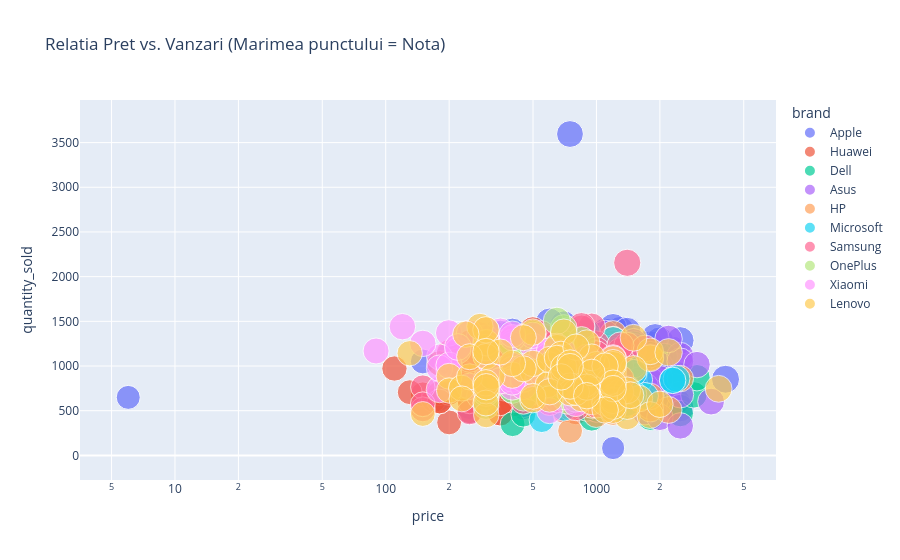

This figure's notebook cell:
### Code cell
# Pret vs. Vanzari (Scatter Plot)
fig_scatter = px.scatter(df_focus, x='price', y='quantity_sold', 
                    color='brand', size='rating', 
                    hover_name='product_name', 
                    title='Relatia Pret vs. Vanzari (Marimea punctului = Nota)',
                    log_x=True)
fig_scatter.show()

### Figure 1 — Plotly figure (JSON) as saved in the notebook; plotly's stock layout.template omitted (floating-point values rounded to 4 significant figures; data arrays with more than 128 entries replaced by an {"elided": "..."} marker saying what was removed)
{"data": [{"hovertemplate": "<b>%{hovertext}</b><br><br>brand=Apple<br>price=%{x}<br>quantity_sold=%{y}<br>rating=%{marker.size}<extra></extra>", "hovertext": {"elided": "132 str values"}, "legendgroup": "Apple", "marker": {"color": "#636efa", "size": {"elided": "132 float values"}, "sizemode": "area", "sizeref": 0.02425, "symbol": "circle"}, "mode": "markers", "name": "Apple", "orientation": "v", "showlegend": true, "type": "scatter", "x": {"elided": "132 float values"}, "xaxis": "x", "y": {"elided": "132 float values"}, "yaxis": "y"}, {"hovertemplate": "<b>%{hovertext}</b><br><br>brand=Huawei<br>price=%{x}<br>quantity_sold=%{y}<br>rating=%{marker.size}<extra></extra>", "hovertext": ["Mate 40 (256GB, Orange)", "MediaPad T5 (64GB, Brown)", "MatePad T10s (512GB, Yellow)", "P30 Pro (64GB, Brown)", "MatePad Pro 12.6 (128GB, White)", "MediaPad T5 (512GB, Yellow)", "MediaPad T5 (512GB, Purple)", "MediaPad M6 (64GB, Green)", "P20 (256GB, Blue)", "P40 Pro (512GB, Brown)", "P20 Pro (64GB, White)", "Mate 20 (1TB, Gray)", "P20 (512GB, Black)", "P20 Pro (128GB, White)", "MediaPad M6 (1TB, Brown)", "P40 (64GB, Orange)", "P40 Pro (256GB, Red)", "P30 (64GB, Gray)", "MatePad Pro 12.6 (1TB, Yellow)", "MatePad 11 (512GB, Blue)", "P30 Pro (128GB, Orange)", "MatePad T10 (64GB, Blue)", "Mate 40 (1TB, Black)", "P40 Pro (1TB, Brown)", "MatePad T8 (512GB, Red)", "MatePad T8 (256GB, Green)", "P20 (512GB, Purple)", "P30 (128GB, Purple)", "P30 (512GB, Brown)", "MatePad T8 (256GB, Gray)", "MediaPad M6 (1TB, White)", "MatePad T10s (128GB, Gray)", "Mate 40 (256GB, Brown)", "P20 (64GB, Green)", "P20 Pro (128GB, Orange)", "MediaPad T5 (128GB, Orange)", "MatePad T8 (1TB, Black)", "MatePad T10s (1TB, Gray)", "MatePad Pro (64GB, Blue)", "Mate 20 (256GB, Green)", "Mate 30 (512GB, White)", "MediaPad M5 (128GB, Red)", "MatePad Pro (128GB, Green)", "P30 Pro (512GB, Green)", "Mate 20 (128GB, White)", "MatePad Pro 12.6 (1TB, Green)", "MatePad Pro (64GB, Orange)", "Nova 9 (256GB, Orange)", "MatePad T10 (64GB, Red)", "MatePad 11 (1TB, Green)", "MediaPad M5 (64GB, Black)", "Mate 40 (64GB, Brown)", "P30 (1TB, Green)", "MatePad 11 (128GB, Green)", "MatePad T10 (512GB, Purple)", "MatePad Paper (512GB, Brown)", "MatePad 11 (64GB, Brown)", "P40 (256GB, Green)", "P40 (256GB, Purple)", "MatePad Paper (64GB, Orange)", "MatePad 11 (512GB, Yellow)", "Mate 30 (128GB, Brown)", "P40 Pro (128GB, Black)", "MediaPad M5 (256GB, Black)", "MatePad Paper (256GB, Yellow)", "Nova 9 (1TB, Yellow)", "Nova 9 (128GB, Blue)", "Nova 9 (512GB, Purple)", "MatePad T10s (256GB, Blue)", "MatePad Pro (64GB, Black)", "MatePad T8 (512GB, Blue)", "P30 Pro (1TB, Yellow)", "Mate 20 (1TB, White)", "P20 Pro (256GB, Gray)", "MediaPad M6 (64GB, Purple)", "Mate 30 (1TB, Red)", "Mate 30 (64GB, Gray)", "P40 (1TB, Blue)", "P20 (128GB, Purple)", "Mate 30 (1TB, White)", "MediaPad M5 (64GB, Brown)", "P30 Pro (1TB, Green)", "P20 (128GB, Purple)", "P20 Pro (1TB, Black)", "Nova 9 (64GB, Yellow)", "MatePad Paper (128GB, Green)", "MatePad Pro 12.6 (128GB, Yellow)", "MediaPad M6 (128GB, Black)", "Mate 40 (128GB, Purple)", "MatePad T10s (64GB, Yellow)", "MatePad T10 (512GB, Yellow)", "Mate 20 (128GB, Brown)", "P40 (512GB, Black)", "MediaPad T5 (1TB, Blue)", "MediaPad M5 (512GB, Green)", "MatePad T10s (64GB, Yellow)", "P40 Pro (64GB, Purple)"], "legendgroup": "Huawei", "marker": {"color": "#EF553B", "size": [8.5, 7.8, 7.5, 8.75, 8.5, 8.2, 7.5, 8.5, 8.2, 8.5, 8.2, 8.5, 8.5, 8.2, 7.8, 8.25, 8.4, 8.1, 8.3, 8.4, 8.5, 7.5, 8.5, 8.4, 7.5, 7.5, 8.5, 8.0, 8.25, 7.8, 8.0, 7.5, 8.5, 7.8, 7.5, 8.2, 7.5, 7.5, 8.2, 7.8, 7.8, 8.2, 8.2, 8.2, 8.0, 8.5, 8.0, 8.2, 7.85, 8.5, 8.25, 8.2, 8.5, 8.5, 7.8, 7.8, 8.2, 8.5, 8.2, 8.2, 8.5, 7.8, 8.2, 8.2, 7.8, 8.25, 8.4, 7.8, 7.5, 8.3, 7.5, 8.5, 8.34, 8.2, 7.5, 8.25, 8.25, 8.75, 8.0, 8.25, 8.25, 8.5, 8.0, 8.35, 7.8, 8.3, 8.5, 8.4, 8.5, 7.5, 7.5, 8.2, 8.5, 7.8, 8.0, 7.5, 8.5], "sizemode": "area", "sizeref": 0.02425, "symbol": "circle"}, "mode": "markers", "name": "Huawei", "orientation": "v", "showlegend": true, "type": "scatter", "x": [899.0, 220.0, 250.0, 499.0, 700.0, 280.0, 300.0, 280.0, 399.0, 1099.0, 300.0, 899.0, 299.0, 350.0, 450.0, 499.0, 599.0, 300.0, 1099.0, 699.0, 499.0, 150.0, 1299.0, 1199.0, 150.0, 169.0, 749.0, 350.0, 499.0, 110.0, 650.0, 220.0, 799.0, 250.0, 250.0, 250.0, 180.0, 250.0, 499.0, 499.0, 799.0, 399.0, 599.0, 850.0, 400.0, 1099.0, 499.0, 450.0, 180.0, 899.0, 350.0, 499.0, 699.0, 450.0, 250.0, 699.0, 400.0, 699.0, 499.0, 499.0, 500.0, 400.0, 699.0, 350.0, 499.0, 699.0, 400.0, 599.0, 200.0, 499.0, 130.0, 899.0, 799.0, 450.0, 250.0, 1200.0, 450.0, 699.0, 350.0, 849.0, 299.0, 850.0, 350.0, 1200.0, 350.0, 499.0, 779.0, 350.0, 699.0, 180.0, 200.0, 250.0, 899.0, 250.0, 350.0, 180.0, 599.0], "xaxis": "x", "y": [1030.0, 980.0, 702.0, 901.0, 1379.0, 931.0, 1055.0, 1193.0, 662.0, 1088.0, 934.0, 722.0, 796.0, 1258.0, 710.0, 725.0, 962.0, 1103.0, 702.0, 1136.0, 1404.0, 581.0, 1181.0, 816.0, 683.0, 620.0, 1243.0, 1067.0, 920.0, 972.0, 999.0, 1065.0, 1138.0, 496.0, 1029.0, 818.0, 697.0, 609.0, 862.0, 623.0, 484.0, 1165.0, 651.0, 550.0, 1273.0, 894.0, 946.0, 600.0, 1030.0, 1325.0, 814.0, 838.0, 901.0, 865.0, 884.0, 620.0, 987.0, 1307.0, 1277.0, 816.0, 645.0, 571.0, 509.0, 1051.0, 658.0, 802.0, 857.0, 885.0, 369.0, 811.0, 707.0, 696.0, 1000.0, 1327.0, 605.0, 718.0, 664.0, 786.0, 472.0, 677.0, 1250.0, 839.0, 472.0, 679.0, 1202.0, 712.0, 915.0, 999.0, 1089.0, 603.0, 699.0, 1258.0, 901.0, 875.0, 587.0, 603.0, 769.0], "yaxis": "y"}, {"hovertemplate": "<b>%{hovertext}</b><br><br>brand=Dell<br>price=%{x}<br>quantity_sold=%{y}<br>rating=%{marker.size}<extra></extra>", "hovertext": ["G3 15 (512GB, Gray)", "Latitude 7400 (64GB, Green)", "Inspiron 14 5000 (128GB, Green)", "XPS 17 (9700) (1TB, Black)", "Inspiron 14 5000 (256GB, Gray)", "Inspiron 15 3000 (1TB, Brown)", "Latitude 7400 (1TB, Orange)", "Inspiron 14 5000 (512GB, Purple)", "G5 15 (1TB, White)", "XPS 15 (9500) (64GB, Blue)", "Alienware m15 R3 (256GB, Black)", "XPS 13 (9370) (1TB, Black)", "XPS 15 (9500) (256GB, Yellow)", "XPS 15 (9500) (256GB, White)", "XPS 13 (9360) (256GB, Orange)", "XPS 17 (9700) (64GB, Yellow)", "XPS 15 (9500) (64GB, Yellow)", "XPS 13 (9360) (512GB, Purple)", "G3 15 (64GB, Red)", "Alienware m15 R3 (1TB, Gray)", "Inspiron 15 3000 (64GB, Green)", "Latitude 7400 (512GB, Orange)", "G3 15 (256GB, Yellow)", "XPS 13 (9360) (1TB, Purple)", "XPS 17 (9700) (256GB, Red)", "XPS 13 (9360) (64GB, Black)", "Inspiron 15 3000 (512GB, Black)", "Inspiron 15 3000 (256GB, Black)", "XPS 13 (9370) (64GB, Purple)", "Latitude 7400 (128GB, Gray)", "G5 15 (64GB, Green)", "Alienware m15 R3 (1TB, Brown)", "Alienware m15 R3 (1TB, Brown)", "G5 15 (512GB, Blue)", "Inspiron 15 3000 (1TB, Gray)", "G3 15 (128GB, Yellow)", "XPS 13 (9360) (256GB, Blue)", "XPS 13 (9370) (64GB, Yellow)", "Inspiron 14 5000 (256GB, Blue)", "XPS 15 (9500) (128GB, Blue)", "XPS 13 (9370) (512GB, Gray)", "Alienware m15 R3 (128GB, Blue)", "XPS 17 (9700) (512GB, Red)", "G5 15 (1TB, Brown)", "Latitude 7400 (256GB, Black)", "G5 15 (64GB, White)"], "legendgroup": "Dell", "marker": {"color": "#00cc96", "size": [7.85, 8.5, 8.3, 8.5, 8.5, 7.8, 8.5, 8.25, 8.2, 8.75, 8.5, 8.7, 8.7, 8.75, 8.5, 8.5, 8.5, 8.5, 8.25, 8.5, 7.5, 8.5, 8.2, 8.7, 8.5, 8.7, 7.8, 7.8, 8.5, 8.75, 8.75, 8.5, 8.5, 8.5, 7.5, 7.8, 8.5, 8.75, 8.5, 8.75, 8.5, 8.75, 8.5, 8.4, 8.5, 8.5], "sizemode": "area", "sizeref": 0.02425, "symbol": "circle"}, "mode": "markers", "name": "Dell", "orientation": "v", "showlegend": true, "type": "scatter", "x": [950.0, 1500.0, 600.0, 2500.0, 599.0, 499.0, 1500.0, 750.0, 1199.0, 2500.0, 1300.0, 1299.0, 1500.0, 1500.0, 899.0, 2900.0, 3000.0, 950.0, 750.0, 1800.0, 400.0, 1299.0, 999.0, 1200.0, 1800.0, 1500.0, 550.0, 469.0, 1800.0, 850.0, 1200.0, 1800.0, 1800.0, 1100.0, 450.0, 899.0, 900.0, 1700.0, 650.0, 1200.0, 1200.0, 1800.0, 2099.0, 1200.0, 1200.0, 1200.0], "xaxis": "x", "y": [414.0, 982.0, 835.0, 468.0, 621.0, 1032.0, 897.0, 792.0, 1149.0, 895.0, 1093.0, 616.0, 817.0, 619.0, 794.0, 677.0, 869.0, 1169.0, 1099.0, 1128.0, 349.0, 878.0, 516.0, 1272.0, 427.0, 1243.0, 1033.0, 1140.0, 708.0, 700.0, 740.0, 819.0, 819.0, 1023.0, 456.0, 524.0, 672.0, 755.0, 1190.0, 634.0, 936.0, 814.0, 1107.0, 1073.0, 772.0, 642.0], "yaxis": "y"}, {"hovertemplate": "<b>%{hovertext}</b><br><br>brand=Asus<br>price=%{x}<br>quantity_sold=%{y}<br>rating=%{marker.size}<extra></extra>", "hovertext": ["ExpertBook B9 (512GB, Gray)", "ROG Strix Scar 15 (256GB, Black)", "VivoBook 15 X512 (256GB, Brown)", "VivoBook S15 (512GB, Red)", "ROG Zephyrus G14 (256GB, Purple)", "ZenBook 14 UX425 (128GB, Black)", "ZenBook Pro Duo 15 (1TB, Red)", "Chromebook Flip C434 (64GB, Brown)", "TUF Gaming A15 (128GB, Blue)", "ZenBook 14 UX425 (128GB, Gray)", "ZenBook Duo 14 (64GB, Gray)", "ExpertBook B9 (128GB, Orange)", "ZenBook 14 UX425 (256GB, White)", "Chromebook Flip C434 (128GB, Black)", "ZenBook Duo 14 (512GB, Yellow)", "VivoBook 15 X512 (128GB, Purple)", "ExpertBook B9 (256GB, Red)", "TUF Gaming A15 (128GB, Yellow)", "Chromebook Flip C434 (1TB, Gray)", "VivoBook S15 (1TB, Gray)", "ZenBook Duo 14 (64GB, Green)", "VivoBook 15 X512 (1TB, Orange)", "VivoBook S15 (256GB, Orange)", "TUF Gaming A15 (128GB, Green)", "ROG Zephyrus G14 (64GB, Orange)", "VivoBook S15 (512GB, Brown)", "ExpertBook B9 (64GB, Green)", "Chromebook Flip C434 (128GB, Red)", "ZenBook Pro Duo 15 (64GB, White)", "TUF Gaming A15 (1TB, Orange)", "ROG Strix Scar 15 (256GB, Red)", "ROG Strix Scar 15 (512GB, Green)", "ROG Zephyrus G14 (512GB, Brown)", "ZenBook 14 UX425 (1TB, White)", "ROG Zephyrus G14 (1TB, Red)", "TUF Gaming A15 (1TB, Red)", "ZenBook Pro Duo 15 (256GB, White)", "ZenBook 14 UX425 (128GB, Purple)", "ROG Strix Scar 15 (256GB, Orange)", "Chromebook Flip C434 (1TB, Blue)", "ROG Strix Scar 15 (512GB, Brown)", "VivoBook 15 X512 (64GB, White)", "ZenBook Pro Duo 15 (256GB, Gray)", "VivoBook S15 (64GB, Red)", "ZenBook Pro Duo 15 (256GB, Brown)", "VivoBook 15 X512 (64GB, Purple)"], "legendgroup": "Asus", "marker": {"color": "#ab63fa", "size": [8.7, 8.5, 8.5, 8.3, 8.75, 8.75, 8.75, 8.5, 8.5, 8.5, 8.75, 8.75, 8.25, 8.2, 8.5, 8.2, 8.75, 8.5, 8.5, 8.2, 8.5, 8.3, 8.2, 8.5, 8.75, 8.3, 8.75, 8.0, 8.75, 8.5, 8.6, 9.2, 8.75, 9.2, 8.75, 8.5, 8.5, 8.75, 9.2, 8.5, 8.5, 8.5, 8.5, 8.5, 8.5, 8.35], "sizemode": "area", "sizeref": 0.02425, "symbol": "circle"}, "mode": "markers", "name": "Asus", "orientation": "v", "showlegend": true, "type": "scatter", "x": [1700.0, 2000.0, 500.0, 749.0, 1200.0, 799.0, 2499.0, 529.0, 899.0, 799.0, 1800.0, 1500.0, 799.0, 500.0, 1299.0, 400.0, 1200.0, 999.0, 599.0, 850.0, 1500.0, 650.0, 750.0, 950.0, 2499.0, 749.0, 2500.0, 500.0, 3499.0, 1200.0, 1800.0, 1800.0, 1499.0, 1100.0, 1699.0, 1199.0, 3000.0, 800.0, 2199.0, 650.0, 2000.0, 650.0, 2000.0, 750.0, 2500.0, 799.0], "xaxis": "x", "y": [490.0, 1008.0, 1339.0, 1128.0, 918.0, 1090.0, 1115.0, 791.0, 817.0, 898.0, 554.0, 1183.0, 1073.0, 1218.0, 1020.0, 1062.0, 897.0, 1237.0, 1121.0, 788.0, 1217.0, 1134.0, 795.0, 1054.0, 1052.0, 713.0, 681.0, 708.0, 602.0, 1252.0, 839.0, 713.0, 1270.0, 1359.0, 776.0, 871.0, 1016.0, 756.0, 1303.0, 1272.0, 858.0, 706.0, 426.0, 571.0, 330.0, 1194.0], "yaxis": "y"}, {"hovertemplate": "<b>%{hovertext}</b><br><br>brand=HP<br>price=%{x}<br>quantity_sold=%{y}<br>rating=%{marker.size}<extra></extra>", "hovertext": ["ENVY 15 (256GB, Purple)", "ProBook 450 G7 (128GB, Green)", "ENVY 13 (1TB, Orange)", "EliteBook 840 G6 (64GB, Purple)", "Omen 15 (512GB, Yellow)", "ProBook 450 G7 (1TB, Yellow)", "ENVY 13 (256GB, Purple)", "Omen 15 (64GB, Green)", "Pavilion 15 (128GB, Black)", "ZBook Firefly 14 (64GB, Brown)", "Spectre x360 13 (256GB, Gray)", "ENVY 15 (1TB, White)", "Spectre x360 13 (512GB, Green)", "Pavilion 15 (1TB, Gray)", "Spectre x360 13 (64GB, Gray)", "EliteBook 840 G6 (64GB, Red)", "Pavilion 14 (1TB, Purple)", "Spectre x360 15 (512GB, Blue)", "EliteBook 840 G6 (64GB, Gray)", "Spectre x360 15 (128GB, Yellow)", "Pavilion 15 (1TB, Black)", "Pavilion 14 (128GB, Green)", "Omen 15 (128GB, Black)", "Spectre x360 13 (128GB, Purple)", "ProBook 450 G7 (256GB, Blue)", "Spectre x360 13 (64GB, Black)", "ENVY 13 (64GB, Black)", "ENVY 13 (1TB, Purple)", "Spectre x360 15 (128GB, Blue)", "ProBook 450 G7 (1TB, Brown)", "ZBook Firefly 14 (512GB, Yellow)", "Omen 15 (1TB, Green)", "Pavilion 15 (64GB, Orange)", "ZBook Firefly 14 (128GB, Blue)", "ENVY 15 (128GB, Black)", "Omen 15 (64GB, Blue)", "ENVY 15 (64GB, White)", "Pavilion 15 (1TB, Yellow)", "Pavilion 14 (1TB, Orange)", "ZBook Firefly 14 (64GB, Yellow)", "ENVY 15 (64GB, Black)", "Pavilion 14 (256GB, White)", "EliteBook 840 G6 (128GB, Orange)", "Pavilion 14 (1TB, White)", "Spectre x360 15 (64GB, Black)", "ZBook Firefly 14 (128GB, Black)"], "legendgroup": "HP", "marker": {"color": "#FFA15A", "size": [8.5, 8.25, 8.4, 8.75, 8.75, 8.0, 8.75, 8.75, 8.25, 8.5, 8.75, 8.75, 8.5, 8.5, 8.75, 8.5, 8.25, 8.5, 8.5, 8.25, 8.5, 8.65, 8.7, 8.3, 8.2, 8.7, 8.5, 8.5, 8.7, 8.5, 8.6, 8.6, 8.2, 8.5, 8.5, 8.75, 8.5, 8.2, 8.2, 8.5, 8.5, 8.3, 8.5, 7.5, 8.5, 8.2], "sizemode": "area", "sizeref": 0.02425, "symbol": "circle"}, "mode": "markers", "name": "HP", "orientation": "v", "showlegend": true, "type": "scatter", "x": [899.0, 750.0, 1150.0, 1200.0, 1150.0, 950.0, 950.0, 1800.0, 550.0, 2500.0, 1000.0, 1200.0, 1299.0, 700.0, 1099.0, 1200.0, 650.0, 1300.0, 1200.0, 1200.0, 650.0, 560.0, 1299.0, 999.0, 650.0, 1199.0, 849.0, 1099.0, 1200.0, 850.0, 1500.0, 1350.0, 750.0, 1200.0, 950.0, 2200.0, 1200.0, 649.0, 750.0, 1800.0, 1200.0, 650.0, 1200.0, 750.0, 1800.0, 1250.0], "xaxis": "x", "y": [994.0, 1113.0, 1231.0, 1358.0, 1018.0, 738.0, 1238.0, 1099.0, 778.0, 859.0, 795.0, 985.0, 1159.0, 1325.0, 1130.0, 1254.0, 1014.0, 696.0, 706.0, 1071.0, 737.0, 1323.0, 995.0, 458.0, 1181.0, 974.0, 665.0, 1228.0, 618.0, 915.0, 611.0, 766.0, 743.0, 1297.0, 563.0, 508.0, 881.0, 902.0, 535.0, 522.0, 1202.0, 1092.0, 483.0, 274.0, 659.0, 1178.0], "yaxis": "y"}, {"hovertemplate": "<b>%{hovertext}</b><br><br>brand=Microsoft<br>price=%{x}<br>quantity_sold=%{y}<br>rating=%{marker.size}<extra></extra>", "hovertext": ["Surface Pro 9 (256GB, Purple)", "Surface Pro 7 (64GB, Black)", "Surface Go 3 (1TB, Red)", "Surface Pro 7 (1TB, Gray)", "Surface Go (1TB, Blue)", "Surface Pro 6 (256GB, Orange)", "Surface Pro 7+ (1TB, Brown)", "Surface Pro 7 (256GB, Blue)", "Surface Pro 8 (1TB, Brown)", "Surface Go (256GB, Red)", "Surface Go 2 (1TB, Orange)", "Surface Go 3 (256GB, Yellow)", "Surface Pro 7+ (256GB, Blue)", "Surface Pro 8 (256GB, Red)", "Surface Pro X (128GB, Purple)", "Surface Go 2 (512GB, Orange)", "Surface Pro 7+ (64GB, Gray)", "Surface Book 3 (1TB, Orange)", "Surface Pro 6 (256GB, Purple)", "Surface Go (1TB, Black)", "Surface Go 2 (512GB, Yellow)", "Surface Pro X (512GB, White)", "Surface Pro 6 (1TB, Red)", "Surface Go 2 (256GB, Brown)", "Surface Go 3 (64GB, Brown)", "Surface Go 3 (64GB, White)", "Surface Pro 7 (64GB, White)", "Surface Pro 6 (128GB, Red)", "Surface Pro 9 (256GB, Red)", "Surface Go 3 (256GB, Green)", "Surface Pro 8 (128GB, Green)", "Surface Pro 9 (64GB, Yellow)", "Surface Pro X (64GB, Gray)", "Surface Pro 7+ (64GB, Yellow)", "Surface Book 3 (128GB, Brown)", "Surface Pro 9 (128GB, Brown)", "Surface Pro X (512GB, Green)", "Surface Book 3 (64GB, Brown)", "Surface Pro 7 (512GB, Gray)", "Surface Go (256GB, White)", "Surface Pro X (256GB, Orange)", "Surface Pro 6 (512GB, Red)", "Surface Go (512GB, Orange)", "Surface Pro 8 (64GB, Purple)"], "legendgroup": "Microsoft", "marker": {"color": "#19d3f3", "size": [8.75, 8.6, 8.2, 8.5, 8.25, 8.5, 8.5, 8.75, 8.85, 8.5, 8.5, 7.8, 8.5, 8.5, 8.3, 8.25, 8.5, 8.75, 8.5, 7.8, 8.2, 8.5, 8.5, 8.5, 7.8, 7.8, 8.5, 8.5, 8.5, 7.8, 8.5, 8.5, 8.25, 8.5, 8.5, 8.75, 8.75, 8.5, 8.65, 7.8, 8.5, 8.5, 8.2, 8.75], "sizemode": "area", "sizeref": 0.02425, "symbol": "circle"}, "mode": "markers", "name": "Microsoft", "orientation": "v", "showlegend": true, "type": "scatter", "x": [999.0, 749.0, 799.0, 1599.0, 999.0, 1100.0, 2299.0, 899.0, 1699.0, 550.0, 800.0, 599.0, 1199.0, 1099.0, 899.0, 699.0, 750.0, 2399.0, 1000.0, 750.0, 699.0, 1499.0, 1499.0, 630.0, 400.0, 399.0, 749.0, 799.0, 1099.0, 590.0, 799.0, 1299.0, 900.0, 800.0, 1399.0, 899.0, 1499.0, 2299.0, 1399.0, 550.0, 1199.0, 1200.0, 699.0, 899.0], "xaxis": "x", "y": [1070.0, 1283.0, 691.0, 845.0, 842.0, 748.0, 844.0, 947.0, 665.0, 996.0, 1250.0, 1193.0, 1031.0, 809.0, 1190.0, 529.0, 1226.0, 858.0, 1192.0, 1044.0, 949.0, 1013.0, 685.0, 933.0, 1009.0, 724.0, 1143.0, 1151.0, 938.0, 1055.0, 1361.0, 526.0, 1008.0, 855.0, 584.0, 1336.0, 924.0, 839.0, 748.0, 397.0, 1293.0, 600.0, 707.0, 1376.0], "yaxis": "y"}, {"hovertemplate": "<b>%{hovertext}</b><br><br>brand=Samsung<br>price=%{x}<br>quantity_sold=%{y}<br>rating=%{marker.size}<extra></extra>", "hovertext": ["Galaxy Note10 (1TB, Black)", "Galaxy Note20 (512GB, Purple)", "Galaxy Tab S4 (256GB, Purple)", "Galaxy Note10 (64GB, Green)", "Galaxy Note10 (1TB, Yellow)", "Galaxy Tab S4 (64GB, White)", "Galaxy Tab S6 (512GB, Gray)", "Galaxy S10 (512GB, Orange)", "Galaxy S22 (1TB, Red)", "Galaxy Tab A7 (128GB, Green)", "Galaxy Tab S6 (128GB, Red)", "Galaxy Z Flip (128GB, Black)", "Galaxy S9 (512GB, Yellow)", "Galaxy S7 (256GB, Brown)", "Galaxy Tab S7 (512GB, Brown)", "Galaxy Tab S7 FE (256GB, Black)", "Galaxy Tab S7 (512GB, Yellow)", "Galaxy Tab S7 FE (64GB, Brown)", "Galaxy S20 (512GB, Brown)", "Galaxy Tab Active3 (256GB, Red)", "Galaxy S22 (128GB, Gray)", "Galaxy S21 (128GB, Blue)", "Galaxy Tab S5e (64GB, Orange)", "Galaxy Tab S7 FE (1TB, Orange)", "Galaxy S21 (256GB, Purple)", "Galaxy S21 (128GB, Red)", "Galaxy Tab Active3 (512GB, Orange)", "Galaxy S22 (128GB, Purple)", "Galaxy Tab S8 Ultra (64GB, Yellow)", "Galaxy Tab A8 (128GB, Gray)", "Galaxy S9 (1TB, Gray)", "Galaxy S7 (128GB, Green)", "Galaxy Tab Active3 (256GB, Yellow)", "Galaxy Note10 (1TB, Brown)", "Galaxy Tab A7 (128GB, Gray)", "Galaxy Tab S4 (128GB, Gray)", "Galaxy S8 (128GB, Gray)", "Galaxy Tab S8 Ultra (64GB, Purple)", "Galaxy Tab S8 Ultra (256GB, Brown)", "Galaxy Tab S4 (1TB, Purple)", "Galaxy S10 (128GB, Purple)", "Galaxy S9 (512GB, White)", "Galaxy Tab S4 (64GB, Red)", "Galaxy Note10 (128GB, Purple)", "Galaxy S9 (128GB, Purple)", "Galaxy Z Flip (128GB, Green)", "Galaxy S9 (1TB, Black)", "Galaxy Tab S8 Ultra (512GB, White)", "Galaxy Tab S8 (1TB, Gray)", "Galaxy S21 (128GB, Yellow)", "Galaxy Tab A8 (64GB, Red)", "Galaxy Tab S8 (128GB, Brown)", "Galaxy S8 (1TB, Brown)", "Galaxy Z Flip (1TB, Brown)", "Galaxy Note20 (512GB, Yellow)", "Galaxy Tab S5e (128GB, Black)", "Galaxy Tab Active3 (256GB, White)", "Galaxy Tab S8 (1TB, Blue)", "Galaxy Tab Active3 (256GB, Green)", "Galaxy Tab A8 (128GB, Yellow)", "Galaxy S8 (64GB, Blue)", "Galaxy Tab S7 FE (1TB, White)", "Galaxy Tab A7 (1TB, Gray)", "Galaxy Z Flip (256GB, Blue)", "Galaxy S8 (1TB, Yellow)", "Galaxy Tab S5e (64GB, Yellow)", "Galaxy S20 (128GB, Gray)", "Galaxy Note20 (1TB, Yellow)", "Galaxy Note20 (512GB, Red)", "Galaxy S7 (256GB, White)", "Galaxy Tab A8 (64GB, White)", "Galaxy Note20 (128GB, Purple)", "Galaxy Tab S8 (64GB, Gray)", "Galaxy Tab A7 (128GB, Orange)", "Galaxy Tab S8 Ultra (128GB, Green)", "Galaxy S20 (256GB, Black)", "Galaxy S8 (64GB, Gray)", "Galaxy Tab S5e (1TB, Black)", "Galaxy Tab S6 (128GB, Blue)", "Galaxy S22 (256GB, Yellow)", "Galaxy S10 (64GB, Yellow)", "Galaxy S21 (512GB, Gray)", "Galaxy Tab S6 (64GB, Red)", "Galaxy Tab A7 (512GB, White)", "Galaxy Tab S7 (1TB, White)", "Galaxy S7 (256GB, Green)", "Galaxy Tab A8 (512GB, Green)", "Galaxy S7 (128GB, Blue)", "Galaxy Tab S5e (256GB, Brown)", "Galaxy Tab S6 (64GB, Green)"], "legendgroup": "Samsung", "marker": {"color": "#FF6692", "size": [8.75, 8.75, 8.5, 8.75, 8.75, 8.5, 8.7, 8.5, 8.75, 8.5, 8.5, 8.5, 8.5, 7.5, 8.5, 8.6, 8.8, 7.8, 8.75, 8.25, 8.75, 8.75, 8.5, 8.5, 8.9, 8.75, 8.5, 8.8, 9.2, 8.5, 8.5, 7.25, 8.5, 9.0, 8.5, 8.5, 7.9, 8.75, 9.2, 8.75, 8.5, 8.5, 8.5, 8.5, 8.5, 8.5, 8.5, 9.25, 8.7, 8.7, 8.2, 8.75, 9.25, 8.75, 8.75, 8.5, 8.5, 8.7, 8.1, 8.65, 7.5, 8.3, 8.2, 8.5, 8.75, 8.5, 8.75, 9.0, 8.75, 8.0, 8.5, 8.5, 8.75, 8.3, 8.75, 8.75, 8.0, 8.5, 8.75, 8.9, 8.5, 8.75, 8.5, 8.5, 8.5, 7.85, 7.8, 7.5, 8.5, 8.5], "sizemode": "area", "sizeref": 0.02425, "symbol": "circle"}, "mode": "markers", "name": "Samsung", "orientation": "v", "showlegend": true, "type": "scatter", "x": [1300.0, 1300.0, 750.0, 750.0, 1399.0, 350.0, 730.0, 749.0, 1199.0, 250.0, 550.0, 999.0, 299.0, 250.0, 799.0, 530.0, 750.0, 450.0, 1199.0, 650.0, 699.0, 699.0, 350.0, 799.0, 749.0, 699.0, 600.0, 699.0, 800.0, 280.0, 999.0, 150.0, 600.0, 1400.0, 250.0, 500.0, 499.0, 999.0, 950.0, 850.0, 399.0, 749.0, 400.0, 399.0, 250.0, 1000.0, 999.0, 1200.0, 1180.0, 650.0, 230.0, 699.0, 1100.0, 1699.0, 999.0, 450.0, 540.0, 1200.0, 650.0, 280.0, 150.0, 650.0, 280.0, 1000.0, 999.0, 449.0, 699.0, 1299.0, 999.0, 350.0, 230.0, 749.0, 700.0, 279.0, 999.0, 699.0, 200.0, 800.0, 650.0, 849.0, 450.0, 999.0, 350.0, 250.0, 900.0, 450.0, 400.0, 150.0, 549.0, 450.0], "xaxis": "x", "y": [858.0, 1167.0, 1312.0, 917.0, 1228.0, 821.0, 1255.0, 1287.0, 926.0, 1102.0, 886.0, 1246.0, 1270.0, 481.0, 1037.0, 647.0, 1091.0, 789.0, 660.0, 880.0, 1137.0, 695.0, 1032.0, 1010.0, 1381.0, 987.0, 1117.0, 773.0, 1196.0, 1029.0, 656.0, 764.0, 594.0, 2155.0, 955.0, 969.0, 785.0, 1060.0, 1439.0, 1421.0, 1252.0, 1295.0, 1300.0, 1101.0, 1053.0, 566.0, 849.0, 845.0, 953.0, 1130.0, 786.0, 1122.0, 877.0, 1196.0, 672.0, 1018.0, 1150.0, 826.0, 620.0, 1346.0, 515.0, 1269.0, 851.0, 868.0, 1177.0, 1323.0, 1207.0, 1229.0, 1133.0, 1125.0, 919.0, 1021.0, 1228.0, 666.0, 957.0, 891.0, 1153.0, 535.0, 767.0, 1447.0, 814.0, 986.0, 961.0, 1077.0, 950.0, 604.0, 927.0, 572.0, 1360.0, 1082.0], "yaxis": "y"}, {"hovertemplate": "<b>%{hovertext}</b><br><br>brand=OnePlus<br>price=%{x}<br>quantity_sold=%{y}<br>rating=%{marker.size}<extra></extra>", "hovertext": ["8T (64GB, Yellow)", "6 (1TB, Black)", "6T (512GB, Green)", "8 (1TB, Green)", "8 (1TB, White)", "10 Pro (128GB, Green)", "7T (128GB, Brown)", "5T (256GB, Blue)", "5T (512GB, Red)", "7T (512GB, White)", "7T (64GB, Brown)", "5 (512GB, White)", "8T (1TB, Gray)", "7 Pro (1TB, Green)", "8 (1TB, Brown)", "10 Pro (512GB, Brown)", "6T (64GB, Gray)", "7 Pro (256GB, Brown)", "8 (64GB, Gray)", "5T (128GB, Brown)", "6T (512GB, Red)", "8T (128GB, Blue)", "6 (512GB, Black)", "8T (128GB, Black)", "5 (512GB, Green)", "6 (512GB, Orange)", "5T (256GB, Orange)", "6T (64GB, Purple)", "9 (64GB, White)", "7 Pro (256GB, Purple)", "5 (256GB, Brown)", "9 (64GB, Yellow)", "6 (64GB, Red)", "7T (1TB, Blue)", "5 (128GB, Yellow)", "9 (64GB, Brown)", "6 (512GB, White)", "8 (512GB, Brown)", "10 Pro (1TB, White)", "5T (1TB, Blue)", "6T (64GB, Blue)", "9 (256GB, Purple)", "5 (256GB, Green)", "7 Pro (128GB, White)", "7T (64GB, Yellow)", "10 Pro (256GB, Brown)", "7 Pro (256GB, Blue)"], "legendgroup": "OnePlus", "marker": {"color": "#B6E880", "size": [8.75, 8.5, 8.5, 8.5, 8.5, 8.75, 8.5, 8.75, 8.5, 8.75, 8.75, 8.75, 8.75, 8.5, 8.75, 8.75, 8.5, 8.75, 7.8, 8.5, 9.0, 8.7, 8.75, 8.5, 8.75, 8.5, 8.5, 8.5, 8.75, 8.5, 8.75, 8.2, 8.5, 8.5, 8.7, 8.2, 8.75, 8.75, 8.5, 8.75, 8.5, 8.5, 8.5, 8.5, 8.75, 8.5, 8.75], "sizemode": "area", "sizeref": 0.02425, "symbol": "circle"}, "mode": "markers", "name": "OnePlus", "orientation": "v", "showlegend": true, "type": "scatter", "x": [449.0, 599.0, 499.0, 699.0, 899.0, 699.0, 399.0, 499.0, 699.0, 499.0, 399.0, 699.0, 599.0, 749.0, 899.0, 849.0, 299.0, 699.0, 299.0, 299.0, 649.0, 449.0, 699.0, 499.0, 699.0, 729.0, 699.0, 299.0, 399.0, 599.0, 499.0, 299.0, 299.0, 649.0, 349.0, 450.0, 699.0, 699.0, 849.0, 499.0, 299.0, 799.0, 699.0, 499.0, 399.0, 699.0, 549.0], "xaxis": "x", "y": [1263.0, 888.0, 1364.0, 1350.0, 867.0, 843.0, 730.0, 1174.0, 1354.0, 1141.0, 843.0, 1249.0, 915.0, 924.0, 894.0, 1291.0, 656.0, 1425.0, 704.0, 1124.0, 1506.0, 852.0, 1091.0, 1067.0, 725.0, 609.0, 911.0, 1259.0, 1263.0, 811.0, 802.0, 548.0, 817.0, 1219.0, 840.0, 641.0, 666.0, 659.0, 827.0, 766.0, 696.0, 631.0, 777.0, 1118.0, 1234.0, 796.0, 727.0], "yaxis": "y"}, {"hovertemplate": "<b>%{hovertext}</b><br><br>brand=Xiaomi<br>price=%{x}<br>quantity_sold=%{y}<br>rating=%{marker.size}<extra></extra>", "hovertext": ["Mi 10 (64GB, Orange)", "Mi 11 (1TB, Gray)", "Mi 10 (256GB, Orange)", "Mi 9 (64GB, Green)", "Mi 10 (1TB, Brown)", "11T (1TB, Yellow)", "Mi 9 (256GB, Red)", "Redmi Note 10 (1TB, Green)", "Mi 11 (128GB, Gray)", "Redmi Note 11 (128GB, Purple)", "Redmi Note 9 (1TB, White)", "Mi 11 (64GB, Green)", "12 (256GB, Gray)", "11T (1TB, White)", "Poco F3 (256GB, Green)", "Redmi Note 10 (64GB, Blue)", "12 (1TB, Black)", "Poco F3 (128GB, Blue)", "Redmi Note 9 (128GB, Brown)", "Poco F3 (256GB, Black)", "Poco F3 (512GB, White)", "11T (128GB, Yellow)", "Redmi Note 11 (1TB, Brown)", "Redmi Note 10 (64GB, Yellow)", "Redmi Note 11 (1TB, Gray)", "Mi 9 (128GB, Red)", "Mi 11 (64GB, Orange)", "Mi 8 (256GB, Blue)", "Redmi Note 9 (256GB, Purple)", "Redmi Note 10 (64GB, Brown)", "Mi 10 (1TB, Gray)", "Mi 10 (64GB, Red)", "Mi 8 (256GB, Purple)", "Mi 8 (1TB, Gray)", "Mi 8 (256GB, Gray)", "12 (1TB, Gray)", "Mi 9 (256GB, Purple)", "Mi 9 (64GB, Gray)", "11T (512GB, Black)", "Mi 11 (1TB, Orange)", "12 (1TB, Blue)", "12 (1TB, Purple)", "Mi 8 (512GB, Black)", "11T (1TB, Gray)", "Redmi Note 10 (128GB, Gray)", "Redmi Note 9 (64GB, Purple)"], "legendgroup": "Xiaomi", "marker": {"color": "#FF97FF", "size": [8.7, 8.75, 8.45, 8.5, 8.2, 8.2, 8.2, 8.5, 8.5, 8.5, 8.3, 8.5, 8.5, 8.5, 8.5, 8.7, 8.5, 8.5, 8.2, 8.75, 8.35, 8.45, 8.5, 8.6, 8.25, 8.5, 8.6, 8.3, 8.5, 8.5, 8.5, 8.25, 8.5, 8.5, 8.25, 8.75, 8.5, 8.5, 8.5, 8.5, 8.25, 8.5, 8.2, 8.5, 8.75, 8.5], "sizemode": "area", "sizeref": 0.02425, "symbol": "circle"}, "mode": "markers", "name": "Xiaomi", "orientation": "v", "showlegend": true, "type": "scatter", "x": [299.0, 799.0, 499.0, 199.0, 549.0, 599.0, 350.0, 300.0, 499.0, 220.0, 399.0, 400.0, 250.0, 599.0, 350.0, 199.0, 399.0, 299.0, 180.0, 299.0, 400.0, 299.0, 350.0, 180.0, 400.0, 300.0, 399.0, 299.0, 250.0, 180.0, 799.0, 300.0, 450.0, 450.0, 450.0, 1199.0, 399.0, 200.0, 550.0, 899.0, 90.0, 120.0, 450.0, 699.0, 220.0, 150.0], "xaxis": "x", "y": [842.0, 823.0, 1221.0, 1370.0, 1106.0, 500.0, 948.0, 788.0, 1344.0, 1172.0, 1008.0, 961.0, 772.0, 1167.0, 1389.0, 981.0, 766.0, 1120.0, 1102.0, 1310.0, 1317.0, 1401.0, 835.0, 738.0, 854.0, 1112.0, 1355.0, 798.0, 1367.0, 976.0, 582.0, 1253.0, 850.0, 772.0, 853.0, 1088.0, 822.0, 1007.0, 923.0, 1096.0, 1168.0, 1440.0, 993.0, 1151.0, 1213.0, 1253.0], "yaxis": "y"}, {"hovertemplate": "<b>%{hovertext}</b><br><br>brand=Lenovo<br>price=%{x}<br>quantity_sold=%{y}<br>rating=%{marker.size}<extra></extra>", "hovertext": ["Tab P11 (256GB, White)", "Yoga 9i (1TB, Purple)", "Yoga Smart Tab (1TB, Purple)", "ThinkPad X12 Detachable (512GB, White)", "Tab P12 Pro (512GB, Orange)", "Yoga 9i (256GB, Red)", "ThinkPad X1 Carbon (7th Gen) (64GB, Purple)", "Yoga 9i (1TB, Red)", "IdeaPad Duet Chromebook (512GB, Green)", "IdeaPad 5 (128GB, Green)", "Tab P11 Pro (128GB, Brown)", "Tab P11 Pro (1TB, Green)", "ThinkPad T14 (64GB, Green)", "Tab M8 (256GB, Purple)", "IdeaPad 5 (256GB, Brown)", "Tab M8 (512GB, White)", "Tab P12 Pro (1TB, White)", "IdeaPad 5 (1TB, White)", "IdeaPad Duet 3 (1TB, Orange)", "Yoga Smart Tab (256GB, Brown)", "Yoga Slim 7 (512GB, Red)", "ThinkPad X1 Carbon (7th Gen) (256GB, Red)", "ThinkPad X12 Detachable (64GB, Brown)", "ThinkPad X1 Carbon (7th Gen) (128GB, Green)", "ThinkBook 15 (64GB, Black)", "IdeaPad Duet Chromebook (512GB, Brown)", "Legion 7 (512GB, Orange)", "IdeaPad Duet Chromebook (128GB, Orange)", "ThinkPad X1 Carbon (7th Gen) (512GB, Gray)", "Tab P12 Pro (128GB, Brown)", "Yoga Slim 7 (256GB, Yellow)", "ThinkPad T14 (64GB, Brown)", "IdeaPad Duet 3 (64GB, White)", "Tab P11 Pro (512GB, Brown)", "IdeaPad Flex 5 (128GB, Purple)", "IdeaPad Duet 3 (1TB, White)", "Legion 5 (64GB, Yellow)", "Tab P12 Pro (128GB, Blue)", "Tab M8 (512GB, Black)", "Tab P11 Pro (512GB, White)", "ThinkPad T14 (256GB, Green)", "Tab P11 (256GB, Yellow)", "Tab P12 Pro (256GB, Red)", "ThinkPad X1 Yoga (4th Gen) (512GB, Yellow)", "IdeaPad 5 (64GB, Purple)", "Tab M8 (1TB, White)", "Tab P11 (64GB, Blue)", "Legion 5 (256GB, Blue)", "Tab M10 FHD Plus (128GB, White)", "Tab M8 (128GB, Purple)", "IdeaPad Flex 5 (512GB, Orange)", "Tab P11 (128GB, Green)", "Yoga 9i (128GB, Brown)", "Yoga Slim 7 (1TB, Blue)", "IdeaPad Duet Chromebook (256GB, Green)", "IdeaPad Flex 5 (1TB, Gray)", "ThinkPad X1 Yoga (4th Gen) (256GB, White)", "Yoga Tab 13 (256GB, Gray)", "Tab M10 FHD Plus (128GB, Gray)", "ThinkBook 15 (128GB, White)", "Yoga 9i (512GB, White)", "ThinkPad X1 Carbon (7th Gen) (64GB, Black)", "Legion 5 (128GB, White)", "IdeaPad Flex 5 (128GB, Orange)", "Yoga Slim 7 (1TB, Red)", "Legion 5 (512GB, Green)", "ThinkPad T14 (256GB, White)", "ThinkPad X1 Yoga (4th Gen) (128GB, Yellow)", "ThinkPad X12 Detachable (128GB, White)", "Tab M10 FHD Plus (512GB, Green)", "IdeaPad Duet 3 (64GB, Yellow)", "Yoga Smart Tab (64GB, White)", "ThinkPad T14 (1TB, Gray)", "IdeaPad 5 (128GB, Purple)", "Tab M10 FHD Plus (1TB, Yellow)", "Yoga Tab 13 (256GB, White)", "Yoga Tab 13 (128GB, Red)", "Yoga Smart Tab (512GB, Orange)", "Tab P11 Pro (1TB, Black)", "ThinkBook 15 (256GB, Green)", "ThinkPad X1 Yoga (4th Gen) (128GB, Black)", "Tab P11 (64GB, Black)", "Legion 7 (64GB, Red)", "Yoga Slim 7 (512GB, Gray)", "ThinkPad X12 Detachable (256GB, White)", "IdeaPad Flex 5 (1TB, Purple)", "Yoga Tab 13 (64GB, Gray)", "ThinkPad X12 Detachable (128GB, Brown)", "Legion 5 (512GB, Black)", "IdeaPad Duet Chromebook (256GB, Red)", "ThinkBook 15 (512GB, Gray)"], "legendgroup": "Lenovo", "marker": {"color": "#FECB52", "size": [8.5, 8.5, 8.5, 8.2, 8.5, 8.75, 8.75, 8.65, 8.5, 8.5, 8.5, 8.3, 8.75, 8.2, 8.2, 7.85, 8.5, 8.25, 8.2, 8.5, 8.75, 8.75, 8.75, 8.75, 8.5, 8.5, 8.75, 8.5, 8.75, 8.5, 8.5, 9.15, 8.25, 8.4, 8.25, 8.25, 8.75, 8.5, 7.85, 8.5, 8.5, 8.2, 8.5, 8.5, 8.5, 7.8, 8.2, 8.5, 8.3, 7.5, 8.25, 8.5, 8.95, 8.75, 8.5, 8.75, 8.5, 8.3, 8.2, 7.8, 8.75, 8.5, 8.75, 8.2, 8.5, 8.75, 8.75, 8.5, 8.5, 8.2, 8.5, 8.5, 8.75, 8.5, 8.2, 8.5, 8.5, 8.25, 8.5, 8.5, 8.5, 8.25, 8.75, 8.7, 8.5, 8.5, 8.5, 8.5, 8.5, 8.5, 8.5], "sizemode": "area", "sizeref": 0.02425, "symbol": "circle"}, "mode": "markers", "name": "Lenovo", "orientation": "v", "showlegend": true, "type": "scatter", "x": [300.0, 1600.0, 300.0, 1400.0, 900.0, 1200.0, 1800.0, 1799.0, 399.0, 650.0, 499.0, 799.0, 1800.0, 200.0, 600.0, 300.0, 899.0, 850.0, 500.0, 300.0, 950.0, 1100.0, 1200.0, 1200.0, 1200.0, 499.0, 1499.0, 280.0, 1200.0, 499.0, 879.0, 2200.0, 299.0, 799.0, 450.0, 590.0, 1500.0, 599.0, 200.0, 600.0, 1200.0, 320.0, 699.0, 1400.0, 700.0, 130.0, 229.0, 999.0, 250.0, 150.0, 750.0, 299.0, 1199.0, 1299.0, 299.0, 800.0, 1200.0, 679.0, 230.0, 649.0, 1400.0, 2000.0, 950.0, 499.0, 1200.0, 1150.0, 1200.0, 900.0, 1099.0, 299.0, 300.0, 240.0, 1450.0, 600.0, 450.0, 699.0, 399.0, 350.0, 800.0, 750.0, 1200.0, 250.0, 3799.0, 950.0, 1200.0, 750.0, 680.0, 1100.0, 899.0, 299.0, 750.0], "xaxis": "x", "y": [1206.0, 636.0, 1262.0, 432.0, 1257.0, 972.0, 1087.0, 1164.0, 898.0, 1206.0, 624.0, 862.0, 451.0, 885.0, 1013.0, 451.0, 809.0, 633.0, 932.0, 724.0, 604.0, 592.0, 1078.0, 601.0, 719.0, 1379.0, 967.0, 1442.0, 1013.0, 1029.0, 795.0, 1153.0, 1107.0, 992.0, 1317.0, 792.0, 1316.0, 631.0, 726.0, 1072.0, 505.0, 881.0, 934.0, 550.0, 1379.0, 1143.0, 753.0, 1015.0, 879.0, 463.0, 699.0, 812.0, 646.0, 708.0, 1405.0, 708.0, 616.0, 1132.0, 632.0, 1091.0, 728.0, 572.0, 1097.0, 661.0, 550.0, 827.0, 1035.0, 764.0, 1000.0, 586.0, 768.0, 1356.0, 673.0, 713.0, 969.0, 986.0, 1029.0, 1157.0, 1211.0, 1034.0, 808.0, 1104.0, 745.0, 927.0, 747.0, 776.0, 878.0, 508.0, 668.0, 1162.0, 993.0], "yaxis": "y"}], "layout": {"legend": {"itemsizing": "constant", "title": {"text": "brand"}, "tracegroupgap": 0}, "title": {"text": "Relatia Pret vs. Vanzari (Marimea punctului = Nota)"}, "xaxis": {"anchor": "y", "domain": [0, 1], "title": {"text": "price"}, "type": "log"}, "yaxis": {"anchor": "x", "domain": [0, 1], "title": {"text": "quantity_sold"}}}}
